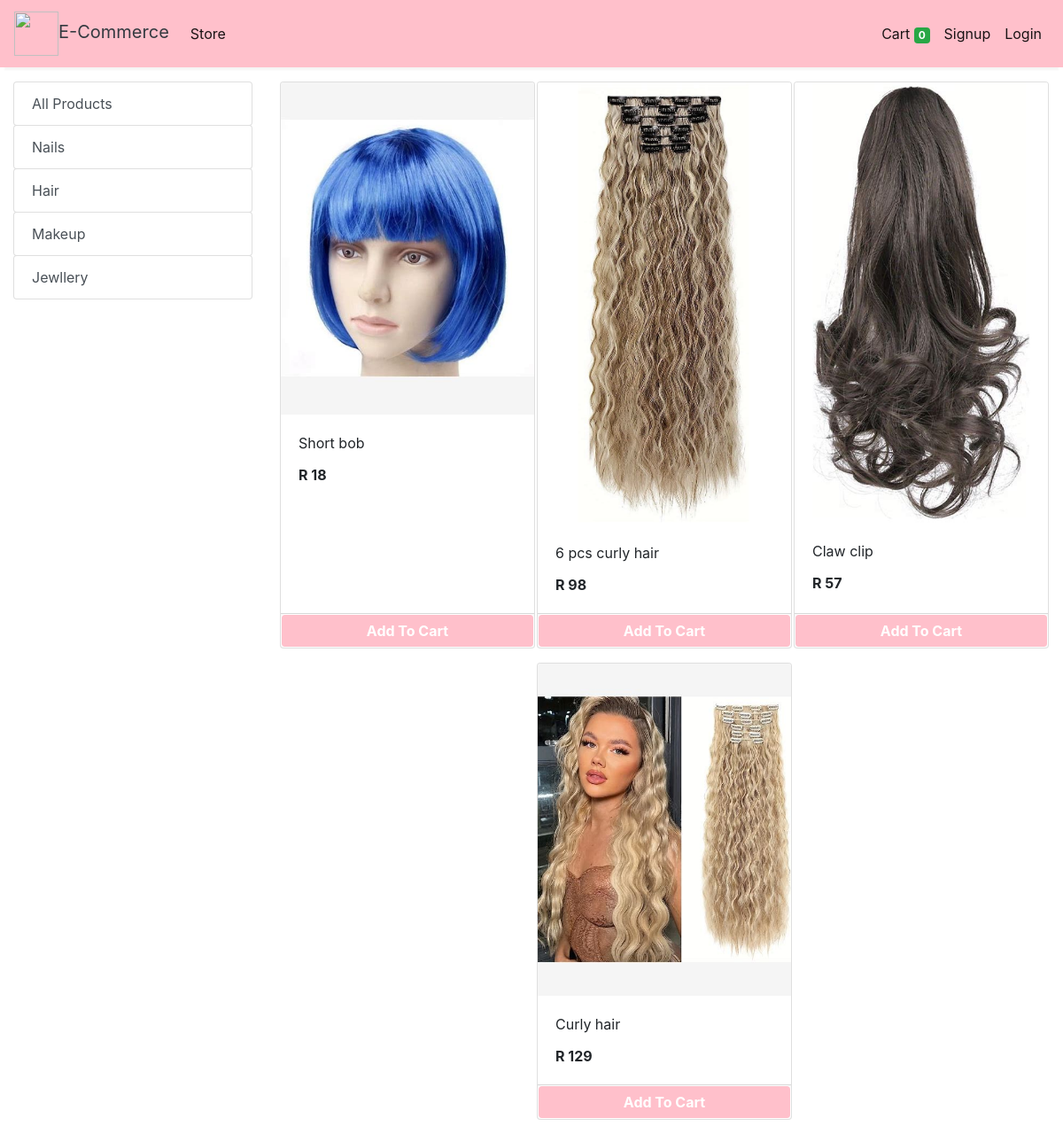
Screenshot of /store?category=38 with the database file from the repository.
### store/models/category.py (models this page shows, shortened)
class Category(models.Model):
    name= models.CharField(max_length=50)
    @staticmethod
    def get_all_categories():
        return Category.objects.all()

### store/models/product.py (models this page shows, shortened)
class Products(models.Model):
    name = models.CharField(max_length=60)
    price= models.IntegerField(default=0)
    category= models.ForeignKey(Category,on_delete=models.CASCADE,default=1 )
    description= models.CharField(max_length=250, default='', blank=True, null= True)
    image= models.ImageField(upload_to='uploads/products/')
    @staticmethod
    def get_all_products_by_categoryid(category_id):
        if category_id:
            return Products.objects.filter (category=category_id)
        else:
            return Products.get_all_products();

### store/views/home.py (the view)
# urls.py: path('' , include('store.urls'))
def store(request):
    cart = request.session.get('cart')
    if not cart:
        request.session['cart'] = {}
    products = None
    categories = Category.get_all_categories()
    categoryID = request.GET.get('category')
    if categoryID:
        products = Products.get_all_products_by_categoryid(categoryID)
    else:
        products = Products.get_all_products();
    data = {}
    data['products'] = products
    data['categories'] = categories
    print('you are : ', request.session.get('email'))
    return render(request, 'index.html', data)

### store/templatetags/cart.py (called while the page is built)
@register.filter (name='is_in_cart')
def is_in_cart(product, cart):
    keys = cart.keys ()
    for id in keys:
        if int (id) == product.id:
            return True
    return False;

### store/templatetags/custom_filter.py (called while the page is built)
@register.filter(name='currency')
def currency(number):
    return "R "+str(number)

### store/templates/index.html (shortened to what this page needs)
{% extends 'base.html' %}
{% block content %}
{% load cart %}
{% load custom_filter %}
<div class="container-fluid mt-3">
	<div class="row">
		<div class="col-lg-3 mx-auto">
			<div class="list-group">
				<a href="/" class="list-group-item list-group-item-action btn btn-outline-success">All Products</a>
				{% for category in categories %}
				<a href="/?category={{category.id}}"
					class="list-group-item list-group-item-action btn btn-outline-success ">{{category.name}}</a>
				{% endfor %}
			</div>
		</div>
		<div id='products' class="col-lg-9 mx-auto">
			<div class="row mx-auto">
				{% for product in products %}
				<div class="card mx-auto mb-3" id={{product.id}} style="width: 18rem;">
					<img class="card-img-top" src="{{product.image.url}}" alt="Card image cap">
					<div class="card-body">
						<p class="card-title">{{product.name}}</p>
						<p class="card-text"><b>{{product.price|currency}}</b></p>
					</div>
					<div class="card-footer p-0 no-gutters">
						{% if product|is_in_cart:request.session.cart %}
						<div class="row no-gutters">
							<form action="/#{{product.id}}" class="col-2 " method="post">
								{% csrf_token %}
								<input hidden type="text" name='product' value='{{product.id}}'>
								<input hidden type="text" name='remove' value='True'>
								<input type="submit" value=" - " class="btn btn-block btn-success border-right">
							</form>
							<div class="text-center col btn btn-success">{{product|cart_quantity:request.session.cart}} in Cart</div>
							<form action="/#{{product.id}}" class="col-2 " method="post">
								{% csrf_token %}
								<input hidden type="text" name='product' value='{{product.id}}'>
								<input type="submit" value=" + " class="btn btn-block btn-success border-left">
							</form>
						</div>
						{% else %}
						<form action="/#{{product.id}}" method="POST" class="btn-block">
							<input type="submit" class="float-right btn btn-success form-control" style="background-color:pink;border-color: white;font-weight: bolder;"
                    value="Add To Cart">
						</form>
						{% endif %}
					</div>
				</div>
				{% endfor %}
			</div>
		</div>
	</div>
</div>
{% endblock %}

### rows the page displays
Category: name "Nails"
Category: name "Hair"
Category: name "Makeup"
Category: name "Jewllery"
Products: image (picture), name "Short bob", price "R 18"
Products: image (picture), name "6 pcs curly hair", price "R 98"
Products: image (picture), name "Claw clip", price "R 57"
Products: image (picture), name "Curly hair", price "R 129"

### other values shown
{{ request.session.cart.keys|length }} "0"
